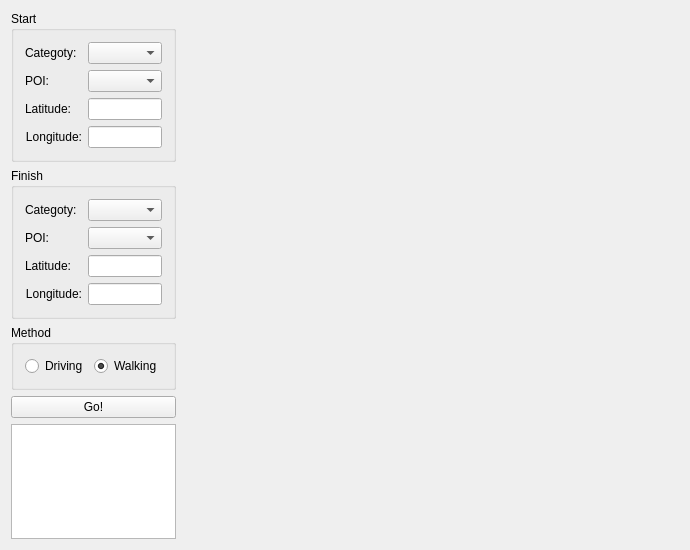
<?xml version="1.0" encoding="UTF-8"?>
<ui version="4.0">
 <class>MainWindow</class>
 <widget class="QMainWindow" name="MainWindow">
  <property name="geometry">
   <rect>
    <x>0</x>
    <y>0</y>
    <width>690</width>
    <height>550</height>
   </rect>
  </property>
  <property name="minimumSize">
   <size>
    <width>690</width>
    <height>550</height>
   </size>
  </property>
  <property name="windowTitle">
   <string>MainWindow</string>
  </property>
  <widget class="QWidget" name="centralWidget">
   <layout class="QHBoxLayout" name="horizontalLayout_2" stretch="1,10">
    <item>
     <layout class="QVBoxLayout" name="verticalLayout_2" stretch="0,0,0,0,0">
      <property name="sizeConstraint">
       <enum>QLayout::SetFixedSize</enum>
      </property>
      <item>
       <widget class="QGroupBox" name="groupBoxA">
        <property name="title">
         <string>Start</string>
        </property>
        <layout class="QGridLayout" name="gridLayout">
         <item row="0" column="0">
          <layout class="QFormLayout" name="formLayout">
           <property name="fieldGrowthPolicy">
            <enum>QFormLayout::AllNonFixedFieldsGrow</enum>
           </property>
           <item row="0" column="0">
            <widget class="QLabel" name="labelCatA">
             <property name="text">
              <string>Categoty:</string>
             </property>
             <property name="buddy">
              <cstring>comboBoxCatA</cstring>
             </property>
            </widget>
           </item>
           <item row="0" column="1">
            <widget class="QComboBox" name="comboBoxCatA"/>
           </item>
           <item row="1" column="0">
            <widget class="QLabel" name="labelPOIA">
             <property name="text">
              <string>POI:</string>
             </property>
             <property name="alignment">
              <set>Qt::AlignRight|Qt::AlignTrailing|Qt::AlignVCenter</set>
             </property>
             <property name="buddy">
              <cstring>comboBoxPOIA</cstring>
             </property>
            </widget>
           </item>
           <item row="1" column="1">
            <widget class="QComboBox" name="comboBoxPOIA"/>
           </item>
           <item row="2" column="0">
            <widget class="QLabel" name="labellatA">
             <property name="text">
              <string>Latitude:</string>
             </property>
             <property name="alignment">
              <set>Qt::AlignRight|Qt::AlignTrailing|Qt::AlignVCenter</set>
             </property>
             <property name="buddy">
              <cstring>lineEditLatA</cstring>
             </property>
            </widget>
           </item>
           <item row="3" column="0">
            <widget class="QLabel" name="labellonA">
             <property name="text">
              <string>Longitude:</string>
             </property>
             <property name="alignment">
              <set>Qt::AlignRight|Qt::AlignTrailing|Qt::AlignVCenter</set>
             </property>
             <property name="buddy">
              <cstring>lineEditLonA</cstring>
             </property>
            </widget>
           </item>
           <item row="3" column="1">
            <widget class="QLineEdit" name="lineEditLonA"/>
           </item>
           <item row="2" column="1">
            <widget class="QLineEdit" name="lineEditLatA"/>
           </item>
          </layout>
         </item>
        </layout>
       </widget>
      </item>
      <item>
       <widget class="QGroupBox" name="groupBoxB">
        <property name="title">
         <string>Finish</string>
        </property>
        <layout class="QGridLayout" name="gridLayout_2">
         <item row="0" column="0">
          <layout class="QFormLayout" name="formLayout_2">
           <item row="0" column="0">
            <widget class="QLabel" name="labelCatB">
             <property name="text">
              <string>Categoty:</string>
             </property>
             <property name="buddy">
              <cstring>comboBoxCatB</cstring>
             </property>
            </widget>
           </item>
           <item row="0" column="1">
            <widget class="QComboBox" name="comboBoxCatB"/>
           </item>
           <item row="1" column="0">
            <widget class="QLabel" name="labelPOIB">
             <property name="text">
              <string>POI:</string>
             </property>
             <property name="alignment">
              <set>Qt::AlignRight|Qt::AlignTrailing|Qt::AlignVCenter</set>
             </property>
             <property name="buddy">
              <cstring>comboBoxPOIB</cstring>
             </property>
            </widget>
           </item>
           <item row="1" column="1">
            <widget class="QComboBox" name="comboBoxPOIB"/>
           </item>
           <item row="2" column="0">
            <widget class="QLabel" name="labellatB">
             <property name="text">
              <string>Latitude:</string>
             </property>
             <property name="buddy">
              <cstring>lineEditLatB</cstring>
             </property>
            </widget>
           </item>
           <item row="2" column="1">
            <widget class="QLineEdit" name="lineEditLatB"/>
           </item>
           <item row="3" column="0">
            <widget class="QLabel" name="labellonB">
             <property name="text">
              <string>Longitude:</string>
             </property>
             <property name="alignment">
              <set>Qt::AlignRight|Qt::AlignTrailing|Qt::AlignVCenter</set>
             </property>
             <property name="buddy">
              <cstring>lineEditLonB</cstring>
             </property>
            </widget>
           </item>
           <item row="3" column="1">
            <widget class="QLineEdit" name="lineEditLonB"/>
           </item>
          </layout>
         </item>
        </layout>
       </widget>
      </item>
      <item>
       <widget class="QGroupBox" name="groupBox">
        <property name="title">
         <string>Method</string>
        </property>
        <layout class="QHBoxLayout" name="horizontalLayout">
         <item>
          <widget class="QRadioButton" name="radioButtonDriving">
           <property name="text">
            <string>Driving</string>
           </property>
          </widget>
         </item>
         <item>
          <widget class="QRadioButton" name="radioButtonWalking">
           <property name="text">
            <string>Walking</string>
           </property>
           <property name="checked">
            <bool>true</bool>
           </property>
          </widget>
         </item>
        </layout>
       </widget>
      </item>
      <item>
       <widget class="QPushButton" name="pushButton">
        <property name="text">
         <string>Go!</string>
        </property>
       </widget>
      </item>
      <item>
       <widget class="QPlainTextEdit" name="plainTextEditOutput">
        <property name="readOnly">
         <bool>true</bool>
        </property>
       </widget>
      </item>
     </layout>
    </item>
    <item>
     <widget class="GLWidget" name="widget" native="true">
      <property name="sizePolicy">
       <sizepolicy hsizetype="Expanding" vsizetype="Expanding">
        <horstretch>200</horstretch>
        <verstretch>198</verstretch>
       </sizepolicy>
      </property>
     </widget>
    </item>
   </layout>
  </widget>
 </widget>
 <layoutdefault spacing="6" margin="11"/>
 <customwidgets>
  <customwidget>
   <class>GLWidget</class>
   <extends>QWidget</extends>
   <header>gl/glwidget.h</header>
   <container>1</container>
  </customwidget>
 </customwidgets>
 <resources/>
 <connections/>
</ui>
